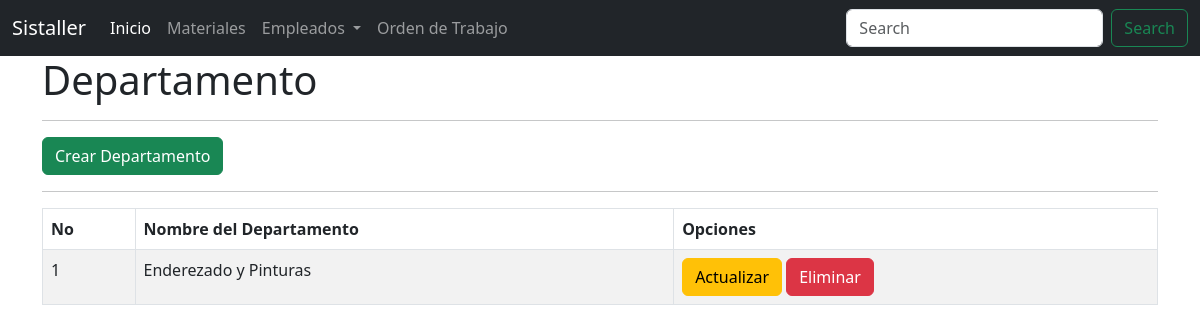
/empleados/listar_departamento/, run on an earlier commit of the app's database.
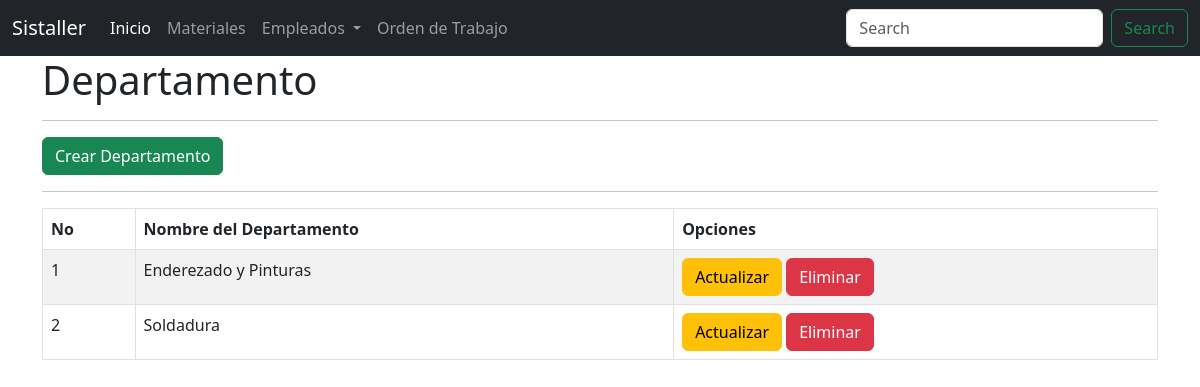
And on a later commit of the database.
### Empleados/models.py (models this page shows, shortened)
class Departamento(models.Model):
    id_departamento=models.AutoField(primary_key=True)
    nombre_departamento = models.CharField(
        'Nombre de Departamento', max_length=50, blank=False, unique=True)
    class Meta:
        verbose_name = ('Departamento')
        verbose_name_plural = ('Departamentos')

### Empleados/views.py (the view)
# urls.py: path('listar_departamento/', ListadoDepartamento.as_view(),name='listar_departamento'),
class ListadoDepartamento(ListView):
    model = Departamento
    template_name = 'empleado/listar_departamento.html'
    context_object_name = 'departamentos'
    queryset = Departamento.objects.all()

### templates/empleado/listar_departamento.html (shortened to what this page needs)
{% extends "index.html" %}
{% block content %}
<div class="container">
<h1>Departamento</h1>
<hr>
<a href="{% url 'empleado:crear_departamento'%}" class="btn btn-success">Crear Departamento</a>
<hr>
{% if departamentos %}
  <table id="table_citas" class="table table-striped table-bordered">
    <thead>
      <tr>
        <th>No</th>
        <th>Nombre del Departamento</th>
        <th>Opciones</th>
      </tr>
    </thead>
    <tbody>
      {% for departamento in departamentos %}
      <tr>
        <td>{{departamento.id_departamento}}</td>
        <td>{{departamento.nombre_departamento}}</td>
        <td>
          <a
            href="{% url 'empleado:editar_departamento' departamento.id_departamento %}"
            class="btn btn-warning"
            >Actualizar</a
          >
          <a
            href="{% url 'empleado:eliminar_departamento' departamento.id_departamento %}"
            class="btn btn-danger"
            >Eliminar</a
          >
        </td>
      </tr>
      {% endfor %}
    </tbody>
  </table>
  {% else %}
  <h1>No existen departamentos registrados</h1>
  {% endif %}
</div>
{% endblock %}

What changed in the data, as far as the page shows it:
added Departamento: id_departamento "2", nombre_departamento "Soldadura"
